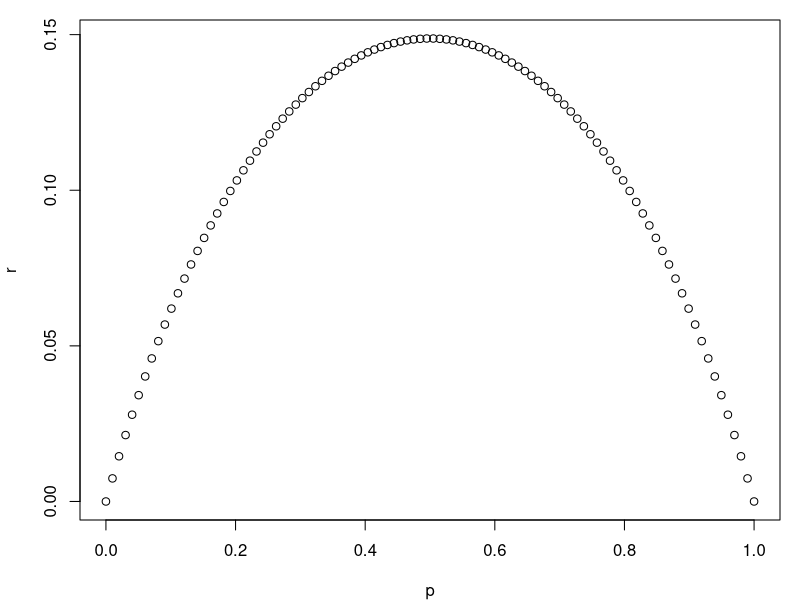
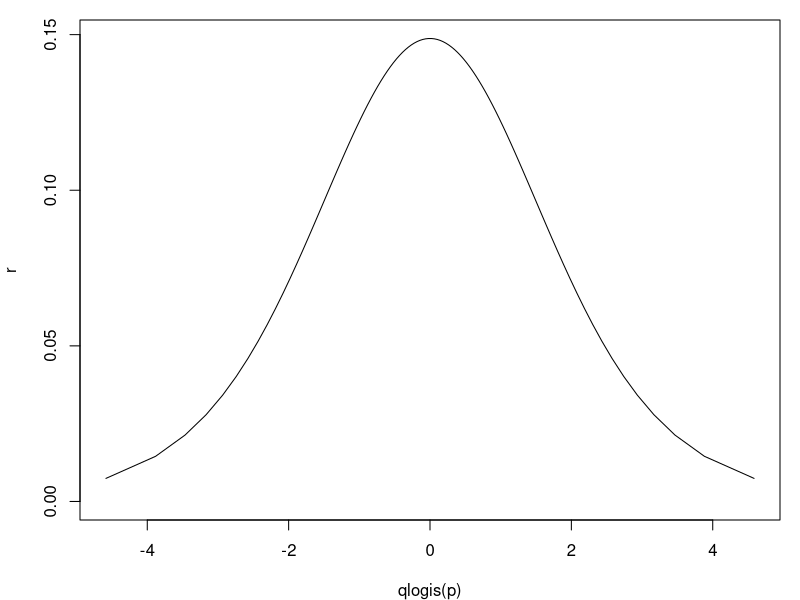

These charts were generated, in order, by the following R code:
###########################################################################
# How does stochastic growth rate relate to p when p is on a logit scale? #
###########################################################################

q <- c(1/3,2/3)
lambda1 <- c(1/2,2)
lambda2 <- c(2,1/2)
p <- seq(0,1,length.out=100)
r <- q[1]*log(p*lambda1[1]+(1-p)*lambda2[1]) + (1-q[2])*log(p*lambda1[2]+(1-p)*lambda2[2])

par(mar=c(4,4,1,1))
plot(r~p)
plot(r~qlogis(p),type="l")
  # r non-linear in alpha